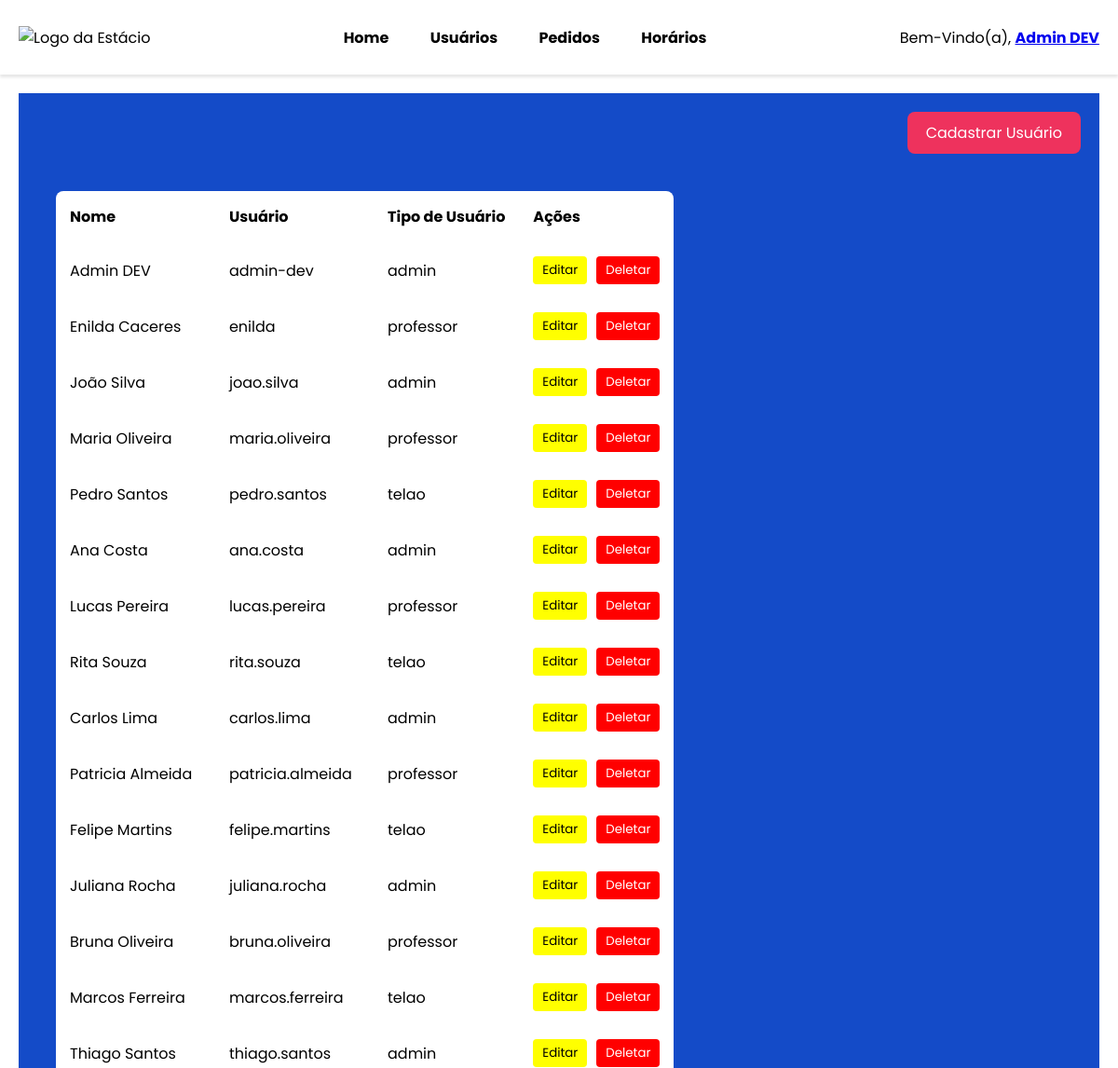
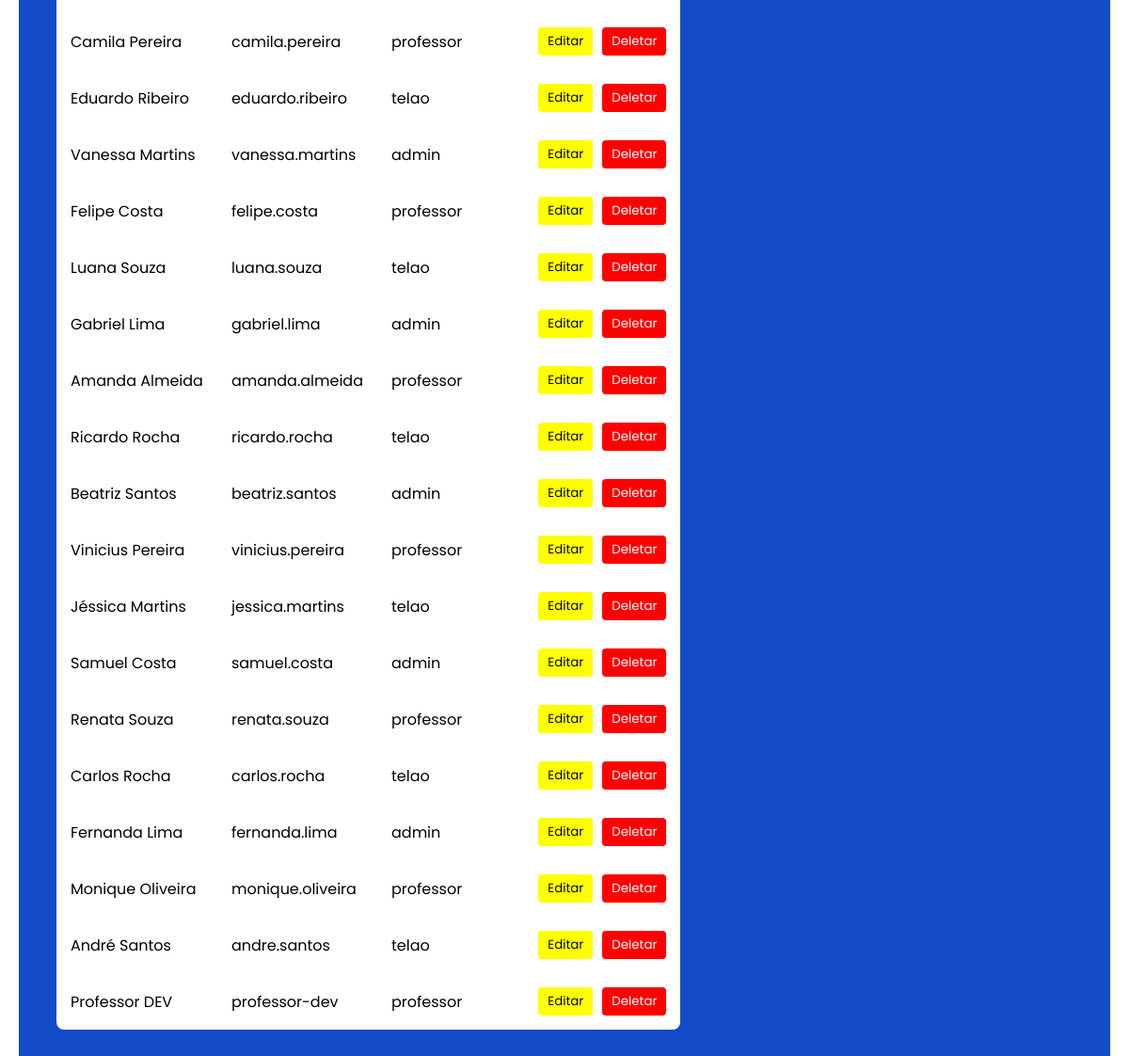
The app's page /pages/usuarios-admin.php (signed in) with its own data (2 pictures, top to bottom).
### tables this page shows
CREATE TABLE `usuario` (
  `id_usuario` int NOT NULL AUTO_INCREMENT,
  `nome` varchar(100) NOT NULL,
  `usuario` varchar(100) NOT NULL,
  `senha` varchar(255) NOT NULL,
  `tipo_usuario` enum('admin','professor','telao') NOT NULL,
  PRIMARY KEY (`id_usuario`),
  UNIQUE KEY `usuario` (`usuario`)
);

### pages/usuarios-admin.php (the view, shortened to what this page needs)
<?php
    require_once '../php/config.php';
    $nomeUsuario = $_SESSION['nome'];
    try {
        $sql = "SELECT nome, usuario, tipo_usuario FROM usuario";
        $stmt = $pdo->prepare($sql);
        $stmt->execute();
        $usuarios = $stmt->fetchAll(PDO::FETCH_ASSOC);
    }
    catch (PDOException $e) {
        die("Erro ao Buscar Usuários: " . $e->getMessage());
    }
?>
<!DOCTYPE html>
<html lang="pt-br">
<head>
    <link rel="stylesheet" href="../estilos/style.css">
    <link rel="stylesheet" href="../estilos/menu.css">
    <link rel="stylesheet" href="../estilos/tabela.css">
</head>
<body>
    <header class="menu">
        <div class="logo">
            <img src="https://cdn.portal.estacio.br/logotipo_marca_estacio_preto_HOME_d4bc9da518_ed6850a937.svg" alt="Logo da Estácio">
        </div>
        <nav class="menu-itens">
            <a href="../pages/index-admin.php">Home</a>
            <a href="../pages/usuarios-admin.php">Usuários</a>
            <a href="../pages/pedidos-admin.php">Pedidos</a>
            <a href="../pages/horarios.php">Horários</a>
        </nav>
        <div class="usuario-logado">
            <span>
                Bem-Vindo(a),
                <strong>
                    <a href="#" id="nome-usuario" onclick="toggleMenu()"><?= htmlspecialchars($nomeUsuario) ?></a>
                </strong>
            </span>
        </div>
    </header>
    <main class="area-tabela">
        <a href="../pages/cadastrar-usuario-admin.php" class="btn-cdt">Cadastrar Usuário</a>
        <table class="tabela">
            <thead>
                <tr class="tabela-itens">
                    <th>Nome</th>
                    <th>Usuário</th>
                    <th>Tipo de Usuário</th>
                    <th>Ações</th>
                </tr>
            </thead>
            <tbody>
                <?php if (!empty($usuarios)): ?>
                    <?php foreach ($usuarios as $usuario): ?>
                        <tr class="tabela-itens">
                            <td><?= htmlspecialchars($usuario['nome']); ?></td>
                            <td><?= htmlspecialchars($usuario['usuario']); ?></td>
                            <td><?= htmlspecialchars($usuario['tipo_usuario']); ?></td>
                            <td class="btn-acoes">
                                <button type="button" class="btn-edit" onclick="window.location.href='../pages/editar-usuario.php?usuario=<?= urldecode($usuario['usuario']); ?>'">Editar</button>
                                <form action="../php/deletar-usuario.php" method="post" onsubmit="return confirmarDelecao('<?= htmlspecialchars($usuario['usuario']); ?>')">
                                    <button type="submit" class="btn-delete">Deletar</button>
                                </form>
                            </td>
                        </tr>
                    <?php endforeach; ?>
                <?php else: ?>
                    <tr>
                        <td colspan="4">Nenhum Usuário Encontrado!</td>
                    </tr>
                <?php endif; ?>
            </tbody>
        </table>
    </main>
</body>
</html>

### estilos/style.css (style rules this page uses)
* { margin: 0; padding: 0; box-sizing: border-box; font-family: "Poppins", sans-serif; }
:root { --color-neutro-1: rgb(255, 255, 255); --color-neutro-2: rgb(0, 0, 0); --color-sombra-1: rgba(0, 0, 0, 0.1); --color-blue-1: rgb(20, 75, 200); --color-red-1: rgb(238, 50, 93); --color-red-2: rgb(174, 5, 43); --color-red-3: rgb(255, 0, 0); --color-yellow-1: rgb(255, 255, 0); --color-green-1: rgb(0, 128, 0); }

### estilos/menu.css (style rules this page uses)
.menu { display: flex; justify-content: space-between; align-items: center; padding: 10px 20px; height: 80px; background-color: var(--color-neutro-1); color: var(--color-neutro-2); box-shadow: 0px 0.1875rem 0.1875rem var(--color-sombra-1); }
.menu-itens a { text-decoration: none; font-weight: bold; margin: 0 20px; color: var(--color-neutro-2); }
.usuario-logado { position: relative; display: inline-block; }

### estilos/tabela.css (style rules this page uses)
.area-tabela { display: flex; flex-direction: column; align-items: flex-start; margin: 20px; padding: 20px; background-color: var(--color-blue-1); }
.btn-cdt { border: none; text-decoration: none; align-self: flex-end; cursor: pointer; margin-bottom: 20px; padding: 10px 20px; border-radius: 8px; font-size: 16px; background-color: var(--color-red-1); color: var(--color-neutro-1); transition: background-color 0.3s; }
.tabela { border-collapse: collapse; margin: 20px; padding: 20px; border-radius: 8px; background-color: var(--color-neutro-1); }
.tabela-itens th, .tabela-itens td { text-align: left; padding: 15px; }
.btn-acoes { display: flex; align-items: center; padding: 5px 10px; gap: 10px; }
.btn-acoes a, .btn-edit { border: none; cursor: pointer; text-decoration: none; padding: 5px 10px; border-radius: 4px; background-color: var(--color-yellow-1); color: var(--color-neutro-2); }
.btn-delete { border: none; cursor: pointer; padding: 5px 10px; border-radius: 4px; background-color: var(--color-red-3); color: var(--color-neutro-1); }

### records on screen
usuario: nome "Admin DEV", usuario "admin-dev", tipo_usuario "admin"
usuario: nome "Enilda Caceres", usuario "enilda", tipo_usuario "professor"
usuario: nome "João Silva", usuario "joao.silva", tipo_usuario "admin"
usuario: nome "Maria Oliveira", usuario "maria.oliveira", tipo_usuario "professor"
usuario: nome "Pedro Santos", usuario "pedro.santos", tipo_usuario "telao"
usuario: nome "Ana Costa", usuario "ana.costa", tipo_usuario "admin"
usuario: nome "Lucas Pereira", usuario "lucas.pereira", tipo_usuario "professor"
usuario: nome "Rita Souza", usuario "rita.souza", tipo_usuario "telao"
usuario: nome "Carlos Lima", usuario "carlos.lima", tipo_usuario "admin"
usuario: nome "Patricia Almeida", usuario "patricia.almeida", tipo_usuario "professor"
usuario: nome "Felipe Martins", usuario "felipe.martins", tipo_usuario "telao"
usuario: nome "Juliana Rocha", usuario "juliana.rocha", tipo_usuario "admin"
usuario: nome "Bruna Oliveira", usuario "bruna.oliveira", tipo_usuario "professor"
usuario: nome "Marcos Ferreira", usuario "marcos.ferreira", tipo_usuario "telao"
usuario: nome "Thiago Santos", usuario "thiago.santos", tipo_usuario "admin"
usuario: nome "Camila Pereira", usuario "camila.pereira", tipo_usuario "professor"
usuario: nome "Eduardo Ribeiro", usuario "eduardo.ribeiro", tipo_usuario "telao"
usuario: nome "Vanessa Martins", usuario "vanessa.martins", tipo_usuario "admin"
usuario: nome "Felipe Costa", usuario "felipe.costa", tipo_usuario "professor"
usuario: nome "Luana Souza", usuario "luana.souza", tipo_usuario "telao"
usuario: nome "Gabriel Lima", usuario "gabriel.lima", tipo_usuario "admin"
usuario: nome "Amanda Almeida", usuario "amanda.almeida", tipo_usuario "professor"
usuario: nome "Ricardo Rocha", usuario "ricardo.rocha", tipo_usuario "telao"
usuario: nome "Beatriz Santos", usuario "beatriz.santos", tipo_usuario "admin"
usuario: nome "Vinicius Pereira", usuario "vinicius.pereira", tipo_usuario "professor"
usuario: nome "Jéssica Martins", usuario "jessica.martins", tipo_usuario "telao"
usuario: nome "Samuel Costa", usuario "samuel.costa", tipo_usuario "admin"
usuario: nome "Renata Souza", usuario "renata.souza", tipo_usuario "professor"
usuario: nome "Carlos Rocha", usuario "carlos.rocha", tipo_usuario "telao"
usuario: nome "Fernanda Lima", usuario "fernanda.lima", tipo_usuario "admin"
usuario: nome "Monique Oliveira", usuario "monique.oliveira", tipo_usuario "professor"
usuario: nome "André Santos", usuario "andre.santos", tipo_usuario "telao"
usuario: nome "Professor DEV", usuario "professor-dev", tipo_usuario "professor"

### other values on screen
$nomeUsuario "Admin DEV"
